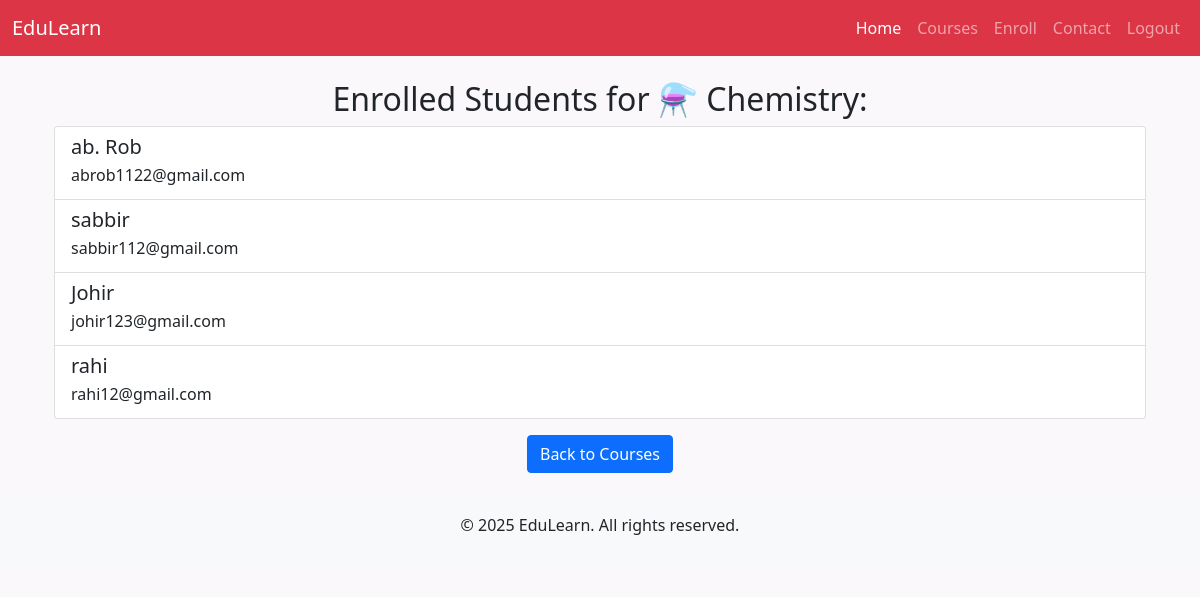
/3/students/ (signed in), run on the app's committed database.
### courses/models.py (models this page shows, shortened)
class Course(models.Model):
    title = models.CharField(max_length=200)
    description = models.TextField()
    duration = models.IntegerField(help_text="Duration in hours")
    thumbnail = models.ImageField(upload_to='course_thumbnails/', null=True, blank=True)
    created_at = models.DateTimeField(auto_now_add=True)

class Student(models.Model):
    user = models.ForeignKey(User, on_delete=models.CASCADE)
    name = models.CharField(max_length=100, blank=True, null=True)
    email = models.EmailField()
    enrolled_courses = models.ManyToManyField(Course, related_name='students')
    completed_lessons = models.ManyToManyField('Lesson', blank=True)
    class Meta:
        unique_together = ('user', 'email')

### courses/views.py (the view)
# urls.py: path('<int:course_id>/students/', views.view_students, name='view_students'),
@login_required
def view_students(request, course_id):
    course = get_object_or_404(Course, id=course_id)
    students = course.students.all()
    return render(request, 'courses/view_students.html', {'course_id': course_id, 'students': students, 'course': course})

### template/courses/view_students.html
{% extends "courses/base.html" %}
{% block content %}
<div class="container mt-4">
    <h2 class="text-center">Enrolled Students for {{ course.title }}:</h2>
    {% if students %}
    <div class="list-group">
        {% for student in students %}
        <a href="#" class="list-group-item list-group-item-action">
            <h5 class="mb-1">{{ student.name }}</h5>
            <p class="mb-1">{{ student.email }}</p>
        </a>
        {% endfor %}
    </div>
    {% else %}
    <p class="text-center">No students enrolled in this course.</p>
    {% endif %}
    <div class="text-center mt-3">
        <a href="{% url 'courses:course_list' %}" class="btn btn-primary">Back to Courses</a>
    </div>
</div>
{% endblock %}

### template/courses/base.html (style rules this page uses)
body { background-color: #faf8fa; }

### data on the page
Course: title "⚗️ Chemistry"
Student: name "ab. Rob", email "abrob1122@gmail.com"
Student: name "sabbir", email "sabbir112@gmail.com"
Student: name "Johir", email "johir123@gmail.com"
Student: name "rahi", email "rahi12@gmail.com"
